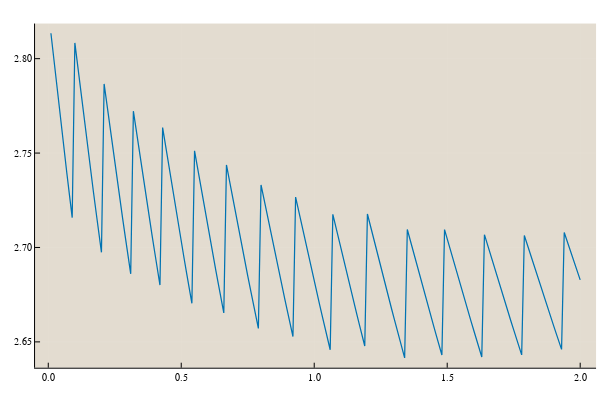

The code cell stored with this chart in its notebook:
### Markdown cell above
We see that there is a clear deviation betweem these results, leading to the assumtpion that the asymmetry of length mutations has a non-negligible effect. This could be proof of a "Ratchet", which further increases binding site lengths. Let's look at the ratio of these two.

### Code cell
plot(0.01:0.01:2, l_opt[2:end] ./ x)

### Figure 1 — Plotly figure (JSON) as saved in the notebook; plotly's stock layout.template omitted (floating-point values rounded to 4 significant figures; data arrays with more than 128 entries replaced by an {"elided": "..."} marker saying what was removed)
{"data": [{"colorbar": {"title": ""}, "legendgroup": "", "line": {"color": "rgba(1, 115, 178, 1.000)", "dash": "solid", "shape": "linear", "width": 1.25}, "mode": "lines", "name": "", "showlegend": false, "type": "scatter", "x": {"elided": "200 float values"}, "xaxis": "x1", "y": {"elided": "200 float values"}, "yaxis": "y1", "zmax": null, "zmin": null}], "layout": {"annotations": [], "height": 400, "legend": {"bgcolor": "rgba(227, 220, 208, 1.000)", "bordercolor": "rgba(227, 220, 208, 1.000)", "borderwidth": 1, "font": {"color": "rgba(0, 0, 0, 1.000)", "family": "sans-serif", "size": 11}, "tracegroupgap": 0, "traceorder": "normal", "x": 0.8, "xanchor": "left", "y": 0.8, "yanchor": "top"}, "margin": {"b": 20, "l": 0, "r": 0, "t": 20}, "paper_bgcolor": "rgba(255, 255, 255, 1.000)", "plot_bgcolor": "rgba(227, 220, 208, 1.000)", "showlegend": true, "width": 600, "xaxis": {"anchor": "y1", "domain": [0.05841, 0.9934], "gridcolor": "rgba(255, 255, 255, 0.100)", "gridwidth": 0.5, "linecolor": "rgba(0, 0, 0, 1.000)", "mirror": false, "range": [-0.0497, 2.06], "showgrid": true, "showline": true, "showticklabels": true, "tickangle": 0, "tickcolor": "rgb(0, 0, 0)", "tickfont": {"color": "rgba(0, 0, 0, 1.000)", "family": "Lucida Sans Unicode", "size": 10}, "tickmode": "array", "ticks": "inside", "ticktext": ["0.0", "0.5", "1.0", "1.5", "2.0"], "tickvals": [0, 0.5, 1, 1.5, 2], "title": "", "titlefont": {"color": "rgba(0, 0, 0, 1.000)", "family": "Lucida Sans Unicode", "size": 11}, "type": "-", "visible": true, "zeroline": false, "zerolinecolor": "rgba(0, 0, 0, 1.000)"}, "yaxis": {"anchor": "x1", "domain": [0.03415, 0.9902], "gridcolor": "rgba(255, 255, 255, 0.100)", "gridwidth": 0.5, "linecolor": "rgba(0, 0, 0, 1.000)", "mirror": false, "range": [2.636, 2.819], "showgrid": true, "showline": true, "showticklabels": true, "tickangle": 0, "tickcolor": "rgb(0, 0, 0)", "tickfont": {"color": "rgba(0, 0, 0, 1.000)", "family": "Lucida Sans Unicode", "size": 10}, "tickmode": "array", "ticks": "inside", "ticktext": ["2.65", "2.70", "2.75", "2.80"], "tickvals": [2.65, 2.7, 2.75, 2.8], "title": "", "titlefont": {"color": "rgba(0, 0, 0, 1.000)", "family": "Lucida Sans Unicode", "size": 11}, "type": "-", "visible": true, "zeroline": false, "zerolinecolor": "rgba(0, 0, 0, 1.000)"}}}
